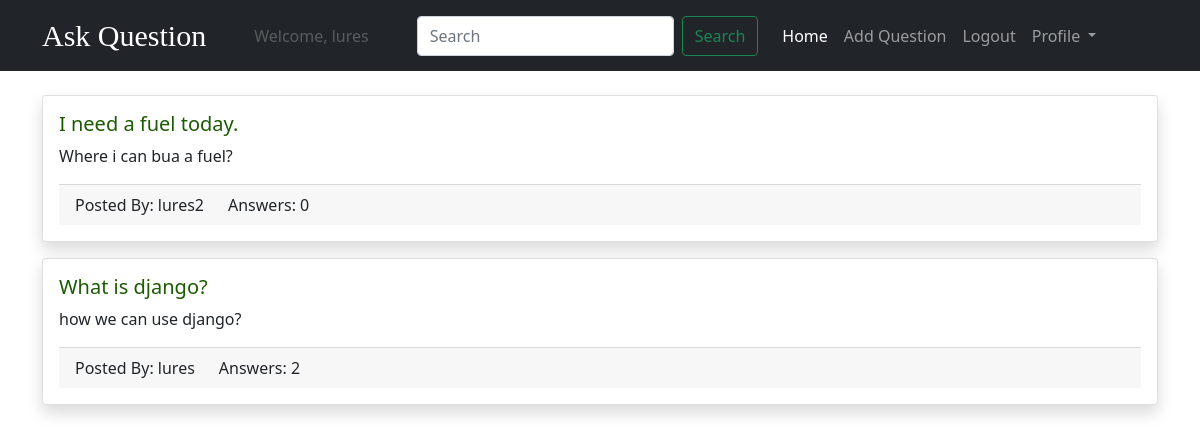
/question/ (signed in), run on the app's committed database.
### users/models.py (models this page shows)
class CustomUser(AbstractUser):
    pass

### questions/models.py (models this page shows, shortened)
class Question(models.Model):
    created_at = models.DateTimeField(auto_now_add=True)
    title = models.CharField(max_length=250)
    body = models.TextField()
    slug = models.SlugField(max_length=250, unique=True)
    author = models.ForeignKey(settings.AUTH_USER_MODEL, on_delete=models.CASCADE, related_name='questions')

### questions/views.py (the view)
# urls.py: path('question/', views.question_list, name='qlist'),
@login_required()
def question_list(request):
    if 'q' in request.GET:
        q = request.GET['q']
        all_questions = Question.objects.filter(title__contains=q).order_by('-created_at')
    else:
        all_questions = Question.objects.all().order_by('-created_at')
    return render(request, 'questions/Qlist.html', {
        'all_questions': all_questions
    })

### templates/questions/Qlist.html (shortened to what this page needs)
{% extends 'layout.html' %}
{% block body %}
    <div class="container mt-4">
        {% for question in all_questions %}
            <div class="card mt-3 shadow">
                <div class="card-body">
                    <h5 class="card-title"><a class="link-style" href="{% url 'qdetails' question.slug %}">{{ question.title }}</a></h5>
                    <p class="card-text">{{ question.body }}</p>
                    <div class="card-footer">
                        <div class="row">
                            <div class="col col-md-auto">
                                Posted By: {{ question.author.username }}
                            </div>
                            <div class="col col-md-auto">
                                Answers: {{ question.answers.count }}
                            </div>
                        </div>
                    </div>
                </div>
            </div>
        {% endfor %}
    </div>
{% endblock %}

### templates/navbar.html (shortened to what this page needs)
{% load static %}
<link rel="stylesheet" href="{% static 'style.css' %}" type="text/css">
<nav class="navbar navbar-expand-lg navbar-dark bg-dark">
  <div class="container">
    <a class="head-style navbar-brand" href="{% url 'qlist' %}">Ask Question</a>
    <div class="collapse navbar-collapse" id="navbarSupportedContent">
      <ul class="navbar-nav me-auto mb-2 mb-lg-0">
          {% if request.user.is_authenticated %}
         <li class="nav-item mx-4">
          <a class="nav-link disabled">Welcome, {{ request.user.username }}</a>
        </li>
          <form class="d-flex mx-3">
        <input class="form-control me-2" type="search" placeholder="Search" aria-label="Search" name="q">
        <button class="btn btn-outline-success" type="submit">Search</button>
      </form>
        <li class="nav-item">
          <a class="nav-link active" aria-current="page" href="{% url 'qlist' %}">Home</a>
        </li>
        <li class="nav-item">
          <a class="nav-link" href="{% url 'create_question' %}">Add Question</a>
        </li>
        <li class="nav-item">
          <a class="nav-link" href="{% url 'logout' %}">Logout</a>
        </li>
        <li class="nav-item dropdown">
          <a class="nav-link dropdown-toggle" href="#" id="navbarDropdown" role="button" data-bs-toggle="dropdown" aria-expanded="false">
            Profile
          </a>
        </li>
      {% endif %}
    </div>
  </div>
</nav>

### static/style.css (style rules this page uses)
.link-style { text-decoration: none; color:rgb(28,90,4) }

### templates/navbar.html (style rules this page uses)
.head-style { font-size: 30px; !important; font-family: fantasy; !important; color: #310dda; !important; }

### data on the page
CustomUser: user.username "lures"
Question: title "I need a fuel today.", body "Where i can bua a fuel?", author.username "lures2", answers.count "0"
Question: title "What is django?", body "how we can use django?", author.username "lures", answers.count "2"
